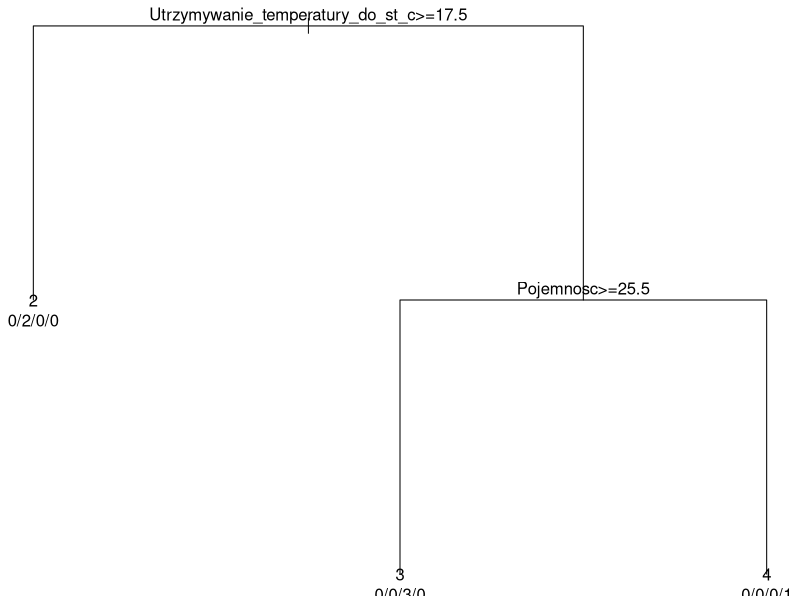

Recreate this plot in R.
#install.packages("rpart")
#install.packages("dplyr")
#install.packages("party")
library("rpart")
library("dplyr")
library("party")
data <- as.data.frame(matrix(c(30, 29, 24, 27, 26, 22, 37, 22, 42, 10, 7, 41, 21, 20, 30, 32, 24, 20, 4, 32,
                               4.8, 4.1, 3.9, 4.4, 5.5, 3.9, 7.1, 3.7, 19.8, 11.5, 2.4, 7.52, 2.83, 4.1, 4.7, 2.9, 5, 4.3, 2.3, 2.9,
                               18, 17, 17, 14, 16, 14, 17, 17, 14, 20, 20, 18, 18, 20, 18, 15, 15, 20, 19, 15,
                               269, 379, 349, 299, 299, 160, 499, 259, 2699, 419, 269, 489, 189, 369, 319, 399, 200, 269, 159, 419), 20, 4))
labels <- c("1", "2", "3", "4")
result <- c(2, 3, 4, 3, 3, 5, 3, 3, 1, 3, 3, 3, 3, 4, 2, 3, 1, 5, 3, 3)
factors <- factor(result, labels)
data <- cbind(data, factors)
colnames(data) <- c("Pojemnosc", "Waga_w_kg", "Utrzymywanie_temperatury_do_st_c", "Cena", "Ocena")

mydata <- c("training", "test") %>% sample(nrow(data), replace=T) %>% split(data, .)
rtree_fit <- rpart(Ocena ~ ., mydata$training, control=rpart.control(minsplit=1, minbucket=1, cp=0.001))
par(mar = rep(0.2, 4))
plot(rtree_fit, uniform = TRUE)
text(rtree_fit, use.n = TRUE)
